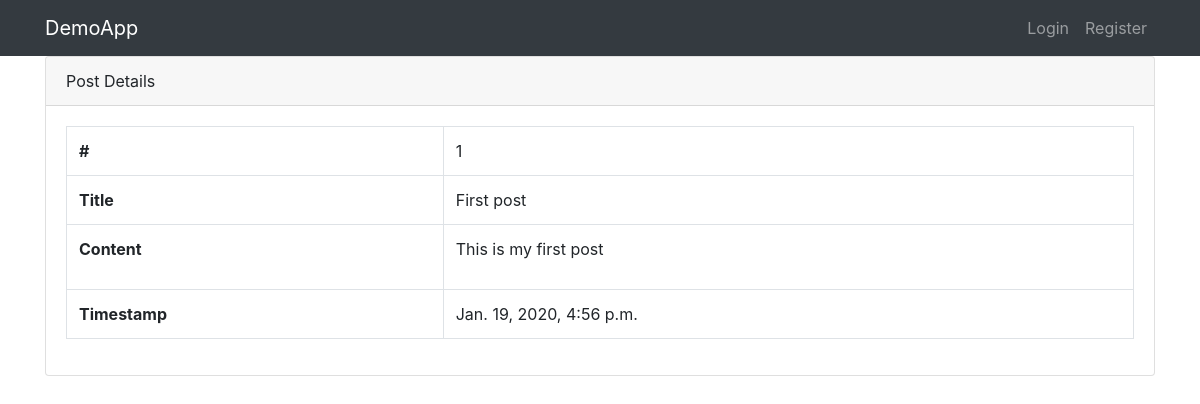
Page /blog/1/ on the committed database.
### blog/models.py (models this page shows, shortened)
class Post(models.Model):
	user = models.ForeignKey(User, on_delete=models.CASCADE)
	title = models.CharField(max_length=100, unique=True)
	content = models.TextField()
	created_at = models.DateTimeField(auto_now_add=True)
	updated_at = models.DateTimeField(auto_now=True)

### blog/views.py (the view)
# urls.py: url(r'^(?P<post_id>[0-9]+)/$', views.details, name='details'),
def details(request, post_id):
	post = Post.objects.get(pk=post_id)
	return render(request, 'blog/details.html', {'post': post})

### blog/templates/blog/details.html (shortened to what this page needs)
{% extends 'blog/base.html' %}
{% block body %}
	<div class="container">
		<div class="card">
			<div class="card-header">Post Details</div>
			<div class="card-body">
				<table class="table table-bordered">
					<tbody class="tbody-light">
						<tr>
							<th>#</th>
							<td>{{ post.id }}</td>
						</tr>
						<tr>
							<th>Title</th>
							<td>{{ post.title }}</td>
						</tr>
						<tr>
							<th>Content</th>
							<td>{{ post.content|linebreaks }}</td>
						</tr>
						<tr>
							<th>Timestamp</th>
							<td>{{ post.created_at }}</td>
						</tr>
					</tbody>
				</table>
			</div>
		</div>
	</div>
{% endblock %}

### rows in the picture
Post: id "1", title "First post", content "This is my first post", created_at "Jan. 19, 2020, 4:56 p.m."
